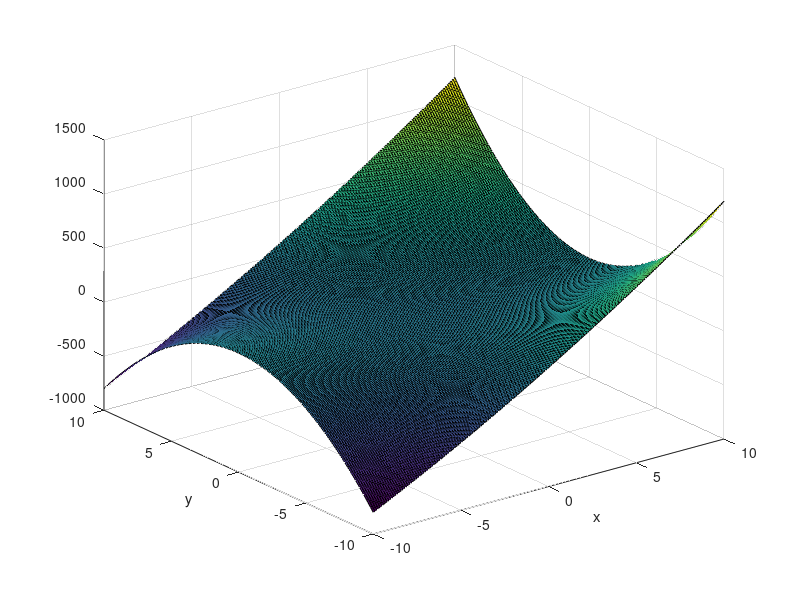

Source code (MATLAB):
x = (-10:0.1:10);
y = (-10:0.1:10);
[r, c] = size(x);
[ry, cy] = size(y);
f = zeros(c, cy);
for i=1:c
    for j=1:cy
          f(i,j) = x(i)*x(i)+y(j)*y(j)+x(i)*x(i)*y(j);
    end
end
hold off;
surf(x,y,f);
xlabel('x');
ylabel('y');